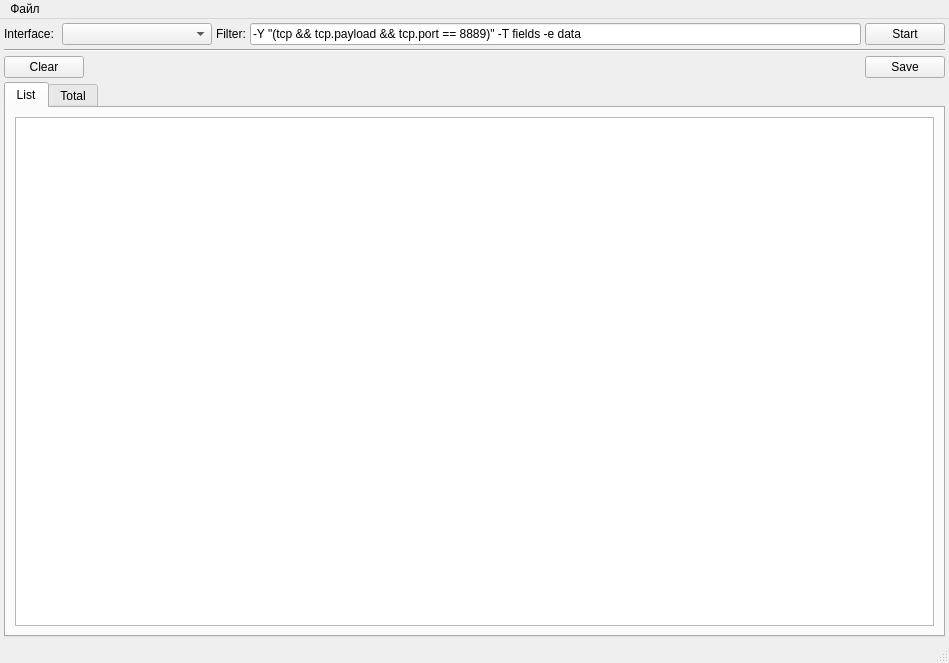
<?xml version="1.0" encoding="UTF-8"?>
<ui version="4.0">
 <class>MainWindow</class>
 <widget class="QMainWindow" name="MainWindow">
  <property name="geometry">
   <rect>
    <x>0</x>
    <y>0</y>
    <width>949</width>
    <height>663</height>
   </rect>
  </property>
  <property name="minimumSize">
   <size>
    <width>650</width>
    <height>650</height>
   </size>
  </property>
  <property name="windowTitle">
   <string>GPC</string>
  </property>
  <widget class="QWidget" name="centralwidget">
   <layout class="QHBoxLayout" name="horizontalLayout_5">
    <property name="spacing">
     <number>4</number>
    </property>
    <property name="leftMargin">
     <number>4</number>
    </property>
    <property name="topMargin">
     <number>4</number>
    </property>
    <property name="rightMargin">
     <number>4</number>
    </property>
    <property name="bottomMargin">
     <number>4</number>
    </property>
    <item>
     <layout class="QVBoxLayout" name="verticalLayout" stretch="0,0,0,1">
      <item>
       <layout class="QHBoxLayout" name="horizontalLayout_7" stretch="0,0,0,1,0">
        <item>
         <widget class="QLabel" name="label_3">
          <property name="text">
           <string>Interface: </string>
          </property>
         </widget>
        </item>
        <item>
         <widget class="QComboBox" name="interfaceCombobox">
          <property name="minimumSize">
           <size>
            <width>150</width>
            <height>0</height>
           </size>
          </property>
         </widget>
        </item>
        <item>
         <widget class="QLabel" name="label_2">
          <property name="text">
           <string>Filter:</string>
          </property>
         </widget>
        </item>
        <item>
         <widget class="QLineEdit" name="tsharkFilterLine">
          <property name="text">
           <string>-Y &quot;(tcp &amp;&amp; tcp.payload &amp;&amp; tcp.port == 8889)&quot; -T fields -e data</string>
          </property>
         </widget>
        </item>
        <item>
         <widget class="QPushButton" name="btnStartSniff">
          <property name="text">
           <string>Start</string>
          </property>
         </widget>
        </item>
       </layout>
      </item>
      <item>
       <widget class="Line" name="line">
        <property name="orientation">
         <enum>Qt::Horizontal</enum>
        </property>
       </widget>
      </item>
      <item>
       <layout class="QHBoxLayout" name="horizontalLayout_3">
        <item>
         <widget class="QPushButton" name="btnClearData">
          <property name="text">
           <string>Clear</string>
          </property>
         </widget>
        </item>
        <item>
         <spacer name="horizontalSpacer">
          <property name="orientation">
           <enum>Qt::Horizontal</enum>
          </property>
          <property name="sizeHint" stdset="0">
           <size>
            <width>40</width>
            <height>20</height>
           </size>
          </property>
         </spacer>
        </item>
        <item>
         <widget class="QPushButton" name="btnSave">
          <property name="text">
           <string>Save</string>
          </property>
         </widget>
        </item>
       </layout>
      </item>
      <item>
       <widget class="QTabWidget" name="tabWidget">
        <property name="minimumSize">
         <size>
          <width>0</width>
          <height>300</height>
         </size>
        </property>
        <property name="currentIndex">
         <number>0</number>
        </property>
        <widget class="QWidget" name="tab">
         <attribute name="title">
          <string>List</string>
         </attribute>
         <layout class="QHBoxLayout" name="horizontalLayout_2">
          <item>
           <widget class="QTableView" name="packageTable"/>
          </item>
         </layout>
        </widget>
        <widget class="QWidget" name="tab_2">
         <attribute name="title">
          <string>Total</string>
         </attribute>
         <layout class="QHBoxLayout" name="horizontalLayout_6">
          <item>
           <widget class="QTableView" name="packageTotalTable"/>
          </item>
         </layout>
        </widget>
       </widget>
      </item>
     </layout>
    </item>
   </layout>
  </widget>
  <widget class="QMenuBar" name="menubar">
   <property name="geometry">
    <rect>
     <x>0</x>
     <y>0</y>
     <width>949</width>
     <height>19</height>
    </rect>
   </property>
   <widget class="QMenu" name="menuFile">
    <property name="title">
     <string>Файл</string>
    </property>
    <addaction name="actionSettings"/>
    <addaction name="actionOpenPcapng"/>
    <addaction name="actionSavePcapng"/>
    <addaction name="separator"/>
   </widget>
   <addaction name="menuFile"/>
  </widget>
  <widget class="QStatusBar" name="statusbar"/>
  <action name="actionSettings">
   <property name="text">
    <string>Настройки</string>
   </property>
  </action>
  <action name="actionOpenPcapng">
   <property name="text">
    <string>Открыть pcapng</string>
   </property>
  </action>
  <action name="actionSavePcapng">
   <property name="text">
    <string>Сохранить pcapng</string>
   </property>
  </action>
 </widget>
 <resources/>
 <connections/>
</ui>
